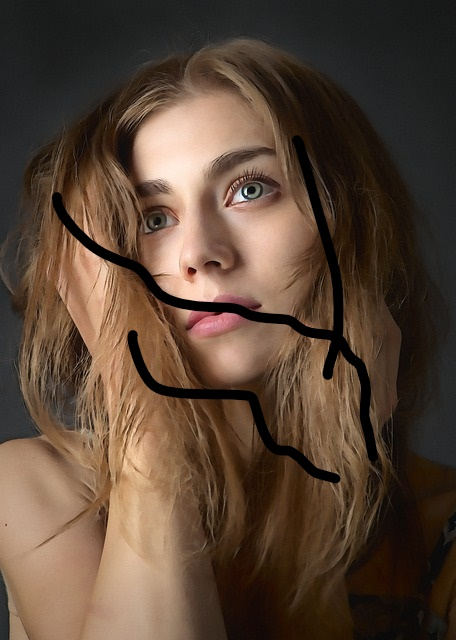
#> input picture 跨象乘云/18. 二值化图像修复/data/Inkedlena-new_LI.jpg, 456 x 640 px
$ jupyter execute '10. 二值化图像修复.ipynb'   (shell and % lines are left out)
#> lines starting #> are read from the running program, lines starting #| are printed output that depends on the picture; after the words box and inside, x2 and y2 are one past the last pixel; in counts of white or black regions, pixels touching at a corner belong together
## 实验：二值化图像修复

### 实验概要

在胶卷拍摄年代，大多数人家里都会存放有放一些旧的退化照片，上面会存有有一些黑点，甚至一些笔画等。你有没有想过恢复它？我们不能简单地在绘画工具中擦除它们，因为它将简单地用白色结构替换黑色结构，这是没有用的，照片可能会变得更糟。在这些情况下，我们可以尝试采用图像修复的技术来实现照片修复。基本思路很简单：先从图像中提取划痕，划痕移除后，通过图像插值算法，用邻近的像素替换那些划痕被移除后的空白像素，使其看起来像是一幅完整的图像。目前，数字修复算法在图像插值，照片恢复，缩放和超分辨率等方面具有广泛的应用。

#### 形态学处理

在前面的实验中，我们通过阈值化分割可以得到二值图，但往往会出现图像中物体形态不完整，变的残缺 —— 或者从视觉效果上而言就是齿痕感很重，不自然。我们可以通过形态学处理，使其变得丰满，或者去除掉多余的像素。常用的形态学处理算法包括：腐蚀，膨胀，开运算，闭运算，形态学梯度，顶帽运算和底帽运算。因此，完整的形态学处理需要三个元素：

1. 原始图像
2. 一个被称为结构化元素或 **核**，它是用来决定操作的性质的。它实际上是一个由 `0`，`1` 组成的矩阵。譬如下面这个 5x5 的十字形核：

```python
>>> import cv2
>>> element = cv2.getStructuringElement(cv2.MORPH_CROSS,(5,5))
>>> element
array([[0, 0, 1, 0, 0],
       [0, 0, 1, 0, 0],
       [1, 1, 1, 1, 1],
       [0, 0, 1, 0, 0],
       [0, 0, 1, 0, 0]], dtype=uint8)
```

3. 具体的算法

首先，我们通过 `kernel=cv2.getStructuringElement(shape, ksize, anchor)` 得到核，其中：

- **shape**: 核的形状
  - *`cv2.MORPH_RECT`:* 矩形
  - *`cv2.MORPH_CROSS`:* 十字形 (以矩形的锚点为中心的十字架)
  - *`cv2.MORPH_ELLIPSE`:* 椭圆 (矩形的内切椭圆）

- **ksize**: 核的大小，矩形的宽，高格式为 (width, height)
- **anchor**: 核的锚点，默认值为 (-1,-1)，即核的中心点

由于我们当前做形态学操作的图像是二值化的，也就是图片在表示上只有 `0`，`1`；同时，我们定义的结构化元素或 **核** 也只有 `0`，`1`；让这个核，从你图像的左上角开始滑动，滑完整个图片。在滑动的过程中实现与或运算。

最后，指定形态学处理算法执行运算。

- **腐蚀**：操作类似于中值平滑，也有一个核，但不进行卷积运算，而是取核中像素值的最小值代替锚点位置的像素值，这样就会使图像中较暗的区域面积增大，较亮的的区域面积减小。如果是一张黑底，白色前景的二值图，就会使白色的前景物体颜色变小，就像被腐蚀了一样。进行腐蚀操作的核，不仅可以是矩形，还可以是十字形和椭圆形。OpenCV 提供 `erode()` 函数进行腐蚀操作。
- **膨胀**：操作和腐蚀操作正好相反，是取核中像素值的最大值代替锚点位置的像素值，这样会使图像中较亮的区域增大，较暗的区域减小。如果是一张黑底，白色前景的二值图，就会使白色的前景物体颜色面积变大，就像膨胀了一样。OpenCV 提供 `dilate()` 函数进行膨胀操作。
- **开运算**：先进行腐蚀操作，后进行膨胀操作，主要用来去除一些较亮的部分，即先腐蚀掉不要的部分，再进行膨胀。
- **闭运算**：先进行膨胀操作，后进行腐蚀操作，主要用来去除一些较暗的部分。
- **形态学梯度**：膨胀运算结果减去腐蚀运算结果，可以拿到轮廓信息。
- **顶帽运算**：原图像减去开运算结果。
- **底帽运算**：原图像减去闭运算结果。

进行开运算，闭运算，顶帽运算，底帽运算，形态学梯度，OpenCV 提供统一的函数 `cv2.morphologyEx()`。

### 实验目标

在本实验中，我们尝试使用图像二值化技术，从一张被划有笔画划痕的照片中将划痕提取出来。

之后，通过 OpenCV 的 `cv2.inpaint()` 函数，分别采用 INPAINT_TELEA 与 INPAINT_NS 算法对图像实现修复。

### 1. 导入 OpenCV 库

[cell 1]
import cv2

# 加载matplotlib.pyplot进行图像显示
import matplotlib.pyplot as plt

### 2. 加载并显示损毁图像

[cell 2]
# 设置输入输出路径
import os
base_path = os.environ.get("BASE_PATH",'../data/')
data_path = os.path.join(base_path + "lab2/")
result_path = "result/"
os.makedirs(result_path, exist_ok=True)

src = cv2.imread("./data/Inkedlena-new_LI.jpg")
#> src is the input picture: shape (640, 456, 3); mean B, G, R 54, 69.1, 89.2
plt.imshow(cv2.cvtColor(src, cv2.COLOR_BGR2RGB))
plt.show()

### 3. 提取划痕

首先，我们将图像转换为灰度图像，从下面的输出可以清晰的看到划痕与周边像素之间的差异。

[cell 3]
#图像转换为灰度图像
gray = cv2.cvtColor(src, cv2.COLOR_BGR2GRAY)
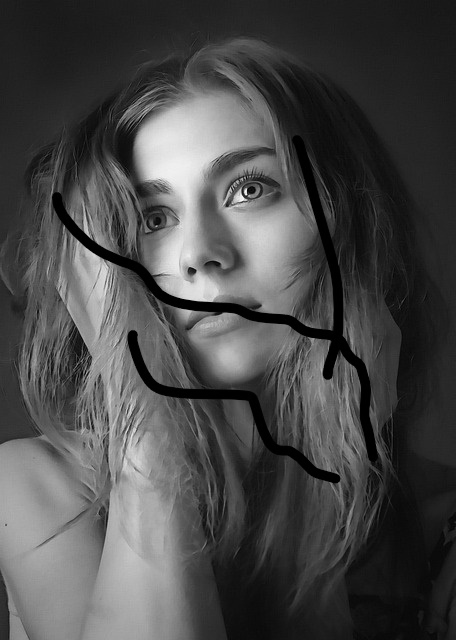
#> gray: shape (640, 456); min 0, max 250, mean 73.4

# 显示灰度图像
plt.imshow(gray, cmap='gray')
plt.show()

#### 3.1 执行图像二值化

通过阈值设置，将划痕从图像中提取出来，你可以尝试调整阈值，对比掩码输出，从而获得最为理想的提取划痕的效果。

[cell 4]
# 执行图像二值化 (<3的像素点全部转换为255(白))
th, mask = cv2.threshold(gray, 3, 255, cv2.THRESH_BINARY_INV)
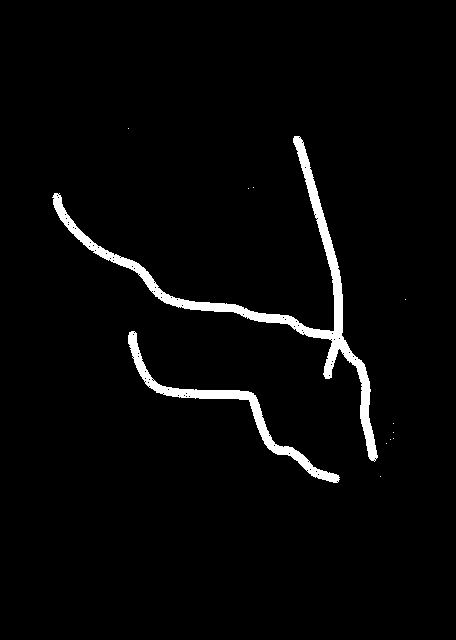
#> mask: shape (640, 456); 3% white; 12 white regions (10 under 20 px), largest, box (x1, y1, x2, y2) and area: (52, 136, 378, 462) 6196, (128, 331, 340, 483) 2523

# 显示掩码
# 将图像转换为 RGB 模式显示
plt.imshow(cv2.cvtColor(mask, cv2.COLOR_BGR2RGB))
plt.show()

#### 3.2 二值掩码形态学处理

[cell 5]
# 生成 5x5 的矩形核进行滑动
se = cv2.getStructuringElement(cv2.MORPH_RECT, (5, 5))
# 使用矩形核对掩码执行膨胀操作
mask_inpaint = cv2.dilate(mask, se)
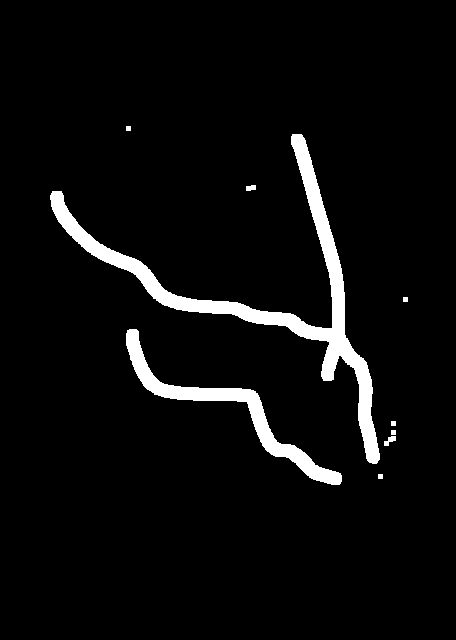
#> mask_inpaint: shape (640, 456); 4.8% white; 9 white regions, largest, box (x1, y1, x2, y2) and area: (50, 134, 380, 464) 9783, (126, 329, 342, 485) 4038, (384, 436, 396, 446) 66
mask_erode = cv2.erode(mask,se)
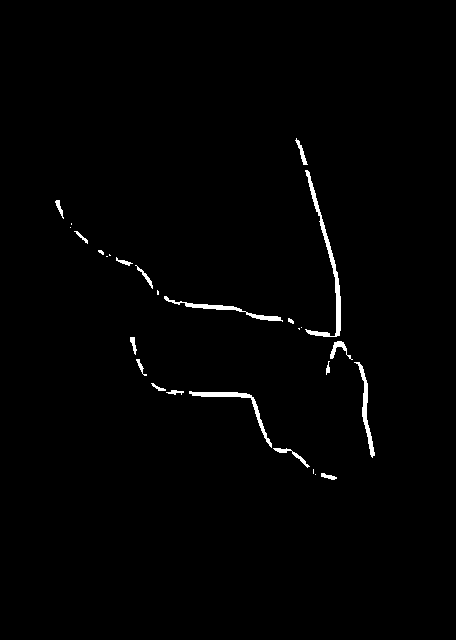
#> mask_erode: shape (640, 456); 1.1% white; 28 white regions (10 under 20 px), largest, box (x1, y1, x2, y2) and area: (305, 170, 341, 337) 819, (189, 391, 272, 448) 478, (164, 296, 283, 322) 446

# 将图像转换为 RGB 模式显示
plt.imshow(cv2.cvtColor(mask_inpaint, cv2.COLOR_BGR2RGB))
cv2.imwrite(result_path+"mask_inpaint.png", mask)
#> Out = True

[cell 6]
# 将图像转换为 RGB 模式显示
plt.imshow(cv2.cvtColor(mask_erode, cv2.COLOR_BGR2RGB))
cv2.imwrite(result_path+"mask_erode.png", mask)
#> Out = True

#### <font color="#0000dd">练习题</font>

> - **<font color="#0000dd">尝试采用其他形态学处理算法，测试不同算法对提取出来的划痕掩码图像的影响。</font>**

### 4. 图像修复

使用 `cv2.inpaint()` 实现图像修复：

```python
dst = cv2.inpaint（src，mask, inpaintRadius，flags）
```
- **dst**：返回值，输出与 `src` 具有相同大小和类型的图像。
- **src**：输入 8 位 1 通道或 3 通道图像。
- **inpaintMask**：修复掩码，8 位 1 通道图像。非零像素表示需要修复的区域。
- **inpaintRadius**：算法考虑的每个点的圆形邻域的半径。
- **flags**：修复算法
  - INPAINT_TELEA
  - INPAINT_NS

#### 4.1 INPAINT_TELEA 算法

INPAINT_TELEA 算法基于 Alexandru Telea 于 2004 年发表的 《[An Image Inpainting Technique Based on the Fast Marching Method](https://www.researchgate.net/publication/238183352_An_Image_Inpainting_Technique_Based_on_the_Fast_Marching_Method)》 论文实现。它基于快速行进方法 (FFM)。考虑图像中要修复的区域。算法从该区域的边界开始，然后进入区域内，逐渐填充边界中的所有内容。它需要在邻近的像素周围的一个小邻域进行修复。该像素由邻居中所有已知像素的归一化加权和代替。选择权重是一个重要的问题。对于靠近该点的那些像素，靠近边界的法线和位于边界轮廓上的像素，给予更多的权重。一旦像素被修复，它将使用快速行进方法移动到下一个最近的像素。 FMM 确保首先修复已知像素附近的像素，这样它就像手动启发式操作一样工作。

使用 `cv2.INPAINT_TELEA` 参数使用此算法。

[cell 7]
# 消除划痕
# 3为领域大小
result_TELEA = cv2.inpaint(src, mask_inpaint, 3, cv2.INPAINT_TELEA)
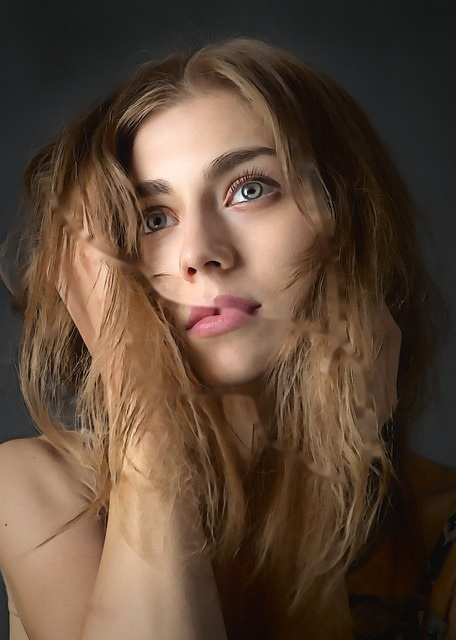
#> result_TELEA: shape (640, 456, 3); mean B, G, R 55.9, 71.8, 93

# 将图像转换为 RGB 模式显示
plt.imshow(cv2.cvtColor(result_TELEA, cv2.COLOR_BGR2RGB))
# 显示并输出修复结果
cv2.imwrite(result_path+"result_TELEA.png", result_TELEA)
#> Out = True

#### 4.2 INPAINT_NS 算法

INPAINT_NS 算法基于Bertalmio 等人于 2001 年发表的 《[Navier-Stokes, fluid dynamics, and image and video inpainting](https://www.researchgate.net/publication/3940597_Navier-Stokes_fluid_dynamics_and_image_and_video_inpainting)》论文。该算法基于流体动力学并利用了偏微分方程。基本原理是启发式的。它首先沿着边缘从已知区域移动到未知区域（因为边缘是连续的）。它延续了等距线（线连接具有相同强度的点，就像轮廓线连接具有相同高程的点一样），同时在修复区域的边界匹配梯度矢量。为此，使用了一些流体动力学方法。获得它们后，将填充颜色以减少该区域的最小差异。

使用 `cv2.INPAINT_NS` 参数启用此算法。

[cell 8]
# 消除划痕
# 3为领域大小
result_NS = cv2.inpaint(src, mask_inpaint, 3, cv2.INPAINT_NS)

# 将图像转换为 RGB 模式显示
plt.imshow(cv2.cvtColor(result_NS, cv2.COLOR_BGR2RGB))
# 显示并输出修复结果
cv2.imwrite(result_path+"result_NS.png", result_NS)
#> Out = True
